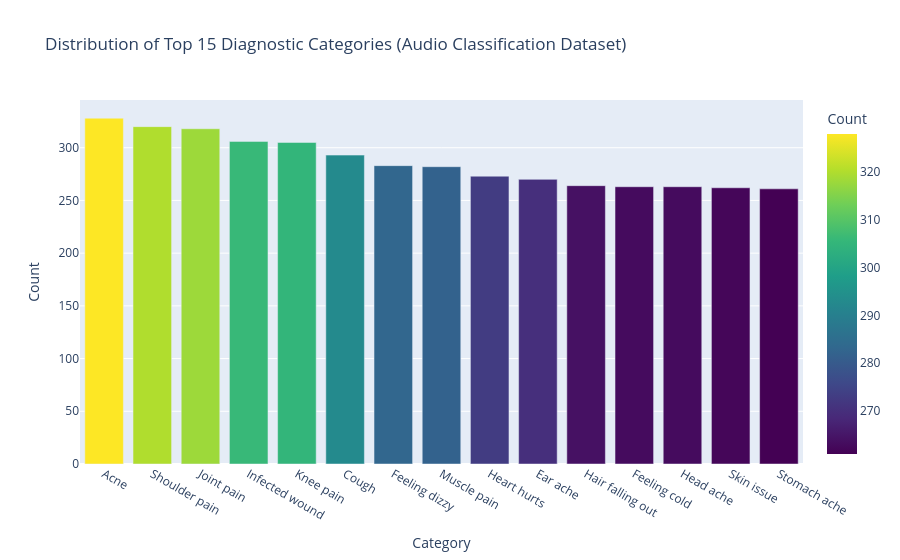
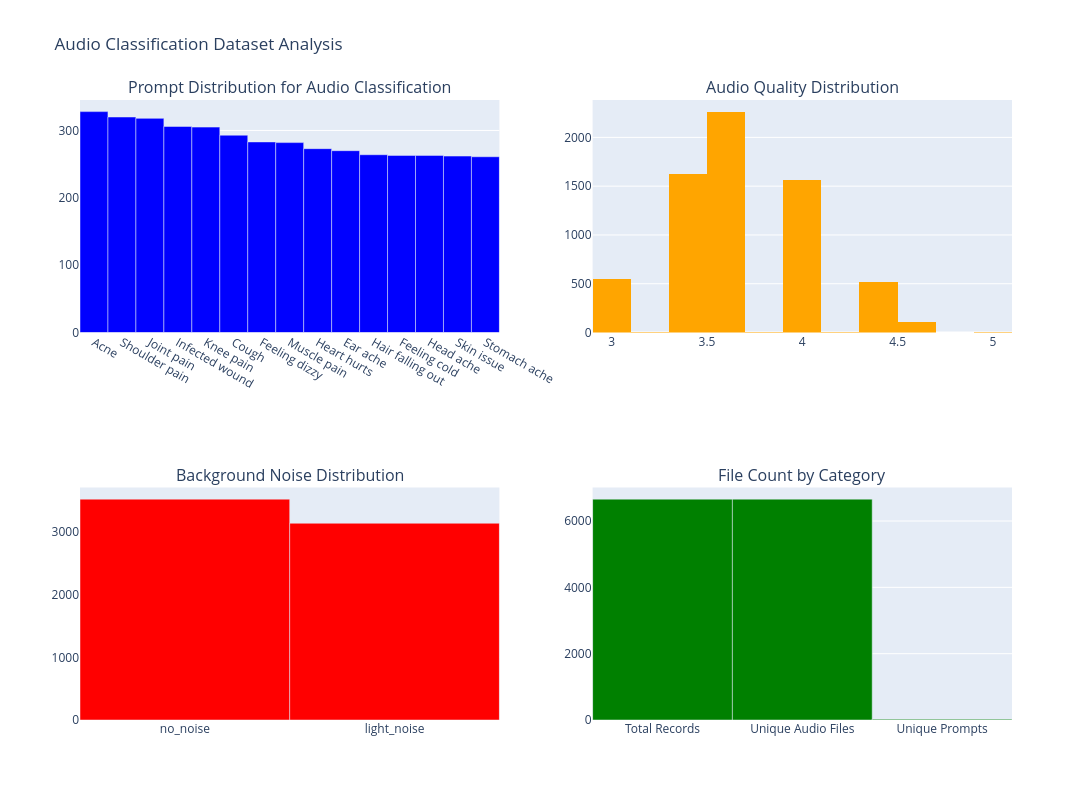

Write notebook code for charts like these, in order.
### Markdown cell above
### 2.2 Audio Classification Data Visualization

**Purpose:** Create visualizations to understand the distribution of diagnostic categories (prompts) in our audio classification dataset.

### Code cell
# Visualize class distribution for audio classification (top 15 categories)
top_n = 15  # Set the number of top diagnostic categories to display
class_distribution = df['prompt'].value_counts()  # Calculate class distribution for audio classification
top_categories = class_distribution.head(top_n).reset_index()  # Extract most frequent categories and reshape for plotting
top_categories.columns = ['Category', 'Count']  # Rename columns for better readability in visualization

# Create an interactive bar chart showing the distribution of diagnostic categories for audio classification
# Using Plotly for interactive visualization allows exploration of category distribution
fig = px.bar(top_categories, x='Category', y='Count', 
             title=f'Distribution of Top {top_n} Diagnostic Categories (Audio Classification Dataset)',
             color='Count', color_continuous_scale='viridis')  # Color gradient highlights frequency differences
fig.update_layout(xaxis={'categoryorder':'total descending'})  # Order categories by frequency for better insight
fig.show()

# Create interactive visualization of audio quality metrics for audio classification
fig = make_subplots(rows=2, cols=2, 
                    subplot_titles=('Prompt Distribution for Audio Classification', 
                                  'Audio Quality Distribution',
                                  'Background Noise Distribution',
                                  'File Count by Category'))  # Organized visualization of key audio classification characteristics

# Add bar chart for prompt distribution - shows diagnostic category balance for audio classification
prompt_counts = df['prompt'].value_counts().head(15)  # Top 15 most frequent diagnostic categories
fig.add_trace(
    go.Bar(x=prompt_counts.index, y=prompt_counts.values, marker_color='blue'),
    row=1, col=1
)

# Add audio quality distribution if available - audio quality affects feature extraction reliability in audio classification
if 'overall_quality_of_the_audio' in df.columns:
    fig.add_trace(
        go.Histogram(x=df['overall_quality_of_the_audio'], nbinsx=20, marker_color='orange'),
        row=1, col=2
    )

# Add background noise distribution if available - noise levels impact audio classification accuracy
if 'background_noise_audible' in df.columns:
    noise_counts = df['background_noise_audible'].value_counts()
    fig.add_trace(
        go.Bar(x=noise_counts.index, y=noise_counts.values, marker_color='red'),
        row=2, col=1
    )

# Add file count statistics for audio classification
file_count_stats = pd.Series([len(df), df['file_name'].nunique(), df['prompt'].nunique()], 
                            index=['Total Records', 'Unique Audio Files', 'Unique Prompts'])
fig.add_trace(
    go.Bar(x=file_count_stats.index, y=file_count_stats.values, marker_color='green'),
    row=2, col=2
)

# Configure layout for optimal visualization of audio classification data characteristics
fig.update_layout(height=800, width=1200, title_text="Audio Classification Dataset Analysis", showlegend=False)
fig.show()

# Audio quality vs class distribution analysis to identify potential class-specific recording issues in audio classification
if 'overall_quality_of_the_audio' in df.columns:
    print(f"\nAudio Quality Analysis by Diagnostic Category (Audio Classification):")
    quality_by_class = df.groupby('prompt')['overall_quality_of_the_audio'].agg(['mean', 'count']).round(3)  # Calculate mean quality by category
    quality_by_class = quality_by_class.sort_values('mean', ascending=False)  # Sort to identify categories with best/worst recording quality
    print("Top 10 categories by audio quality:")
    print(quality_by_class.head(10))  # Display categories with highest quality recordings for audio classification

### Figure 1 — Plotly figure (JSON) as saved in the notebook; plotly's stock layout.template omitted (floating-point values rounded to 4 significant figures)
{"data": [{"hovertemplate": "Category=%{x}<br>Count=%{marker.color}<extra></extra>", "legendgroup": "", "marker": {"color": [328, 320, 318, 306, 305, 293, 283, 282, 273, 270, 264, 263, 263, 262, 261], "coloraxis": "coloraxis", "pattern": {"shape": ""}}, "name": "", "orientation": "v", "showlegend": false, "textposition": "auto", "type": "bar", "x": ["Acne", "Shoulder pain", "Joint pain", "Infected wound", "Knee pain", "Cough", "Feeling dizzy", "Muscle pain", "Heart hurts", "Ear ache", "Hair falling out", "Feeling cold", "Head ache", "Skin issue", "Stomach ache"], "xaxis": "x", "y": [328, 320, 318, 306, 305, 293, 283, 282, 273, 270, 264, 263, 263, 262, 261], "yaxis": "y"}], "layout": {"barmode": "relative", "coloraxis": {"colorbar": {"title": {"text": "Count"}}, "colorscale": [[0, "#440154"], [0.1111, "#482878"], [0.2222, "#3e4989"], [0.3333, "#31688e"], [0.4444, "#26828e"], [0.5556, "#1f9e89"], [0.6667, "#35b779"], [0.7778, "#6ece58"], [0.8889, "#b5de2b"], [1, "#fde725"]]}, "legend": {"tracegroupgap": 0}, "title": {"text": "Distribution of Top 15 Diagnostic Categories (Audio Classification Dataset)"}, "xaxis": {"anchor": "y", "categoryorder": "total descending", "domain": [0, 1], "title": {"text": "Category"}}, "yaxis": {"anchor": "x", "domain": [0, 1], "title": {"text": "Count"}}}}

### Figure 2 — Plotly figure (JSON) as saved in the notebook; plotly's stock layout.template omitted (floating-point values rounded to 4 significant figures; data arrays with more than 128 entries replaced by an {"elided": "..."} marker saying what was removed)
{"data": [{"marker": {"color": "blue"}, "type": "bar", "x": ["Acne", "Shoulder pain", "Joint pain", "Infected wound", "Knee pain", "Cough", "Feeling dizzy", "Muscle pain", "Heart hurts", "Ear ache", "Hair falling out", "Feeling cold", "Head ache", "Skin issue", "Stomach ache"], "xaxis": "x", "y": [328, 320, 318, 306, 305, 293, 283, 282, 273, 270, 264, 263, 263, 262, 261], "yaxis": "y"}, {"marker": {"color": "orange"}, "nbinsx": 20, "type": "histogram", "x": {"elided": "6661 float values"}, "xaxis": "x2", "yaxis": "y2"}, {"marker": {"color": "red"}, "type": "bar", "x": ["no_noise", "light_noise"], "xaxis": "x3", "y": [3523, 3138], "yaxis": "y3"}, {"marker": {"color": "green"}, "type": "bar", "x": ["Total Records", "Unique Audio Files", "Unique Prompts"], "xaxis": "x4", "y": [6661, 6661, 25], "yaxis": "y4"}], "layout": {"annotations": [{"font": {"size": 16}, "showarrow": false, "text": "Prompt Distribution for Audio Classification", "x": 0.225, "xanchor": "center", "xref": "paper", "y": 1, "yanchor": "bottom", "yref": "paper"}, {"font": {"size": 16}, "showarrow": false, "text": "Audio Quality Distribution", "x": 0.775, "xanchor": "center", "xref": "paper", "y": 1, "yanchor": "bottom", "yref": "paper"}, {"font": {"size": 16}, "showarrow": false, "text": "Background Noise Distribution", "x": 0.225, "xanchor": "center", "xref": "paper", "y": 0.375, "yanchor": "bottom", "yref": "paper"}, {"font": {"size": 16}, "showarrow": false, "text": "File Count by Category", "x": 0.775, "xanchor": "center", "xref": "paper", "y": 0.375, "yanchor": "bottom", "yref": "paper"}], "height": 800, "showlegend": false, "title": {"text": "Audio Classification Dataset Analysis"}, "width": 1200, "xaxis": {"anchor": "y", "domain": [0, 0.45]}, "xaxis2": {"anchor": "y2", "domain": [0.55, 1]}, "xaxis3": {"anchor": "y3", "domain": [0, 0.45]}, "xaxis4": {"anchor": "y4", "domain": [0.55, 1]}, "yaxis": {"anchor": "x", "domain": [0.625, 1]}, "yaxis2": {"anchor": "x2", "domain": [0.625, 1]}, "yaxis3": {"anchor": "x3", "domain": [0, 0.375]}, "yaxis4": {"anchor": "x4", "domain": [0, 0.375]}}}
